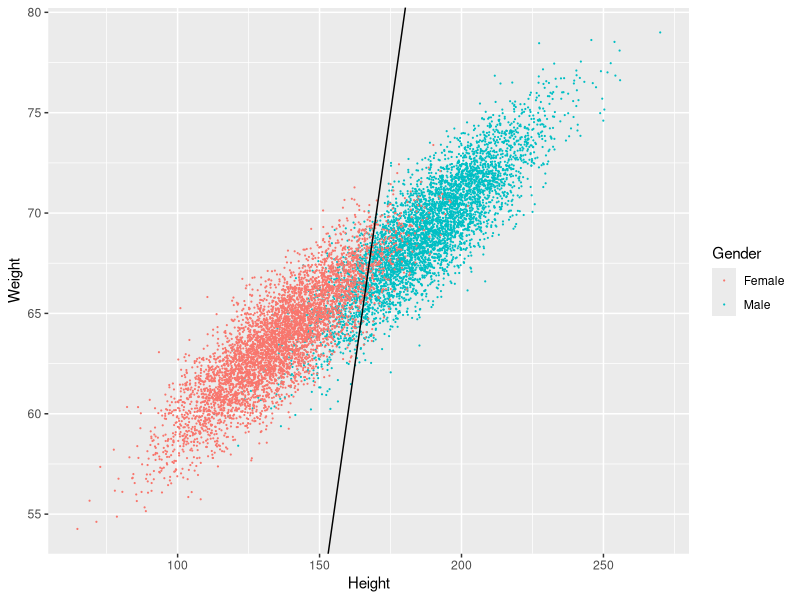

Write the R code that produced this figure.
# Make scatter plot of 2 class in 1 plot.
# 1. display each point of the class in different color
# 2. choose your lines of decision boundary and draw.
# 3. why did you choose that line? -- 
# plot scatter graph of height-weight and represent each gender in different color

## Install & Load Library
install.packages("ggplot2")
library(ggplot2)

# read file dataset
df <- read.csv(file = "weight-height.csv")

female <- df[df$Gender=="Female", ]
male <- df[df$Gender=="Male", ]

## Create plot
splot <- ggplot(df, aes(Height, Weight, colour=Gender)) + geom_point(size=0.1, alpha=1)	
splot <- splot + geom_abline(intercept = -100, slope=1, color="black", size=0.5)
	# decision boundary - 직선결정경계 (직접 임의로 그은 직선)
	# 식 euqation : Height(y) = Weight(x) * 1 - 100

# Error rate (of classification)
m_error <- nrow(male[male$Weight > (male$Height -100), ])
f_error <- nrow(female[female$Weight < (female$Height -100), ])
error_rate <- ((m_error + f_error) / nrow(df))
cat("The error rate :\n", error_rate, "\n")

# print(splot) <- to watch plots in VScode, execute this line.
